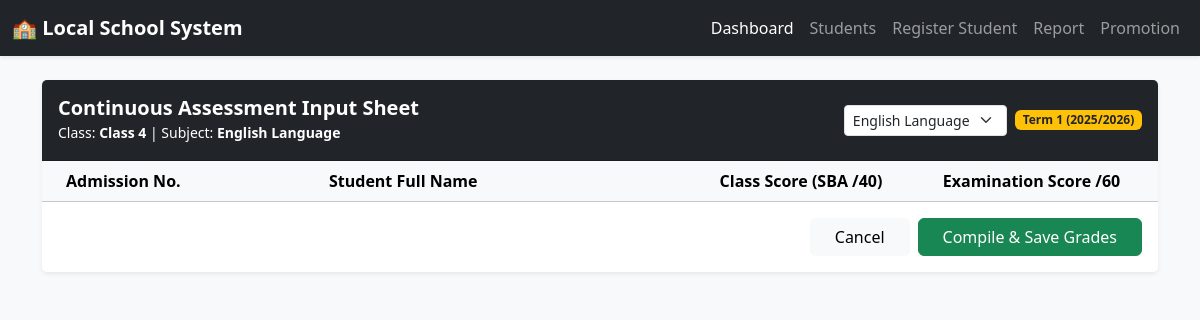
Page /grades/entry/2/1/ (signed in) on the earlier database version.
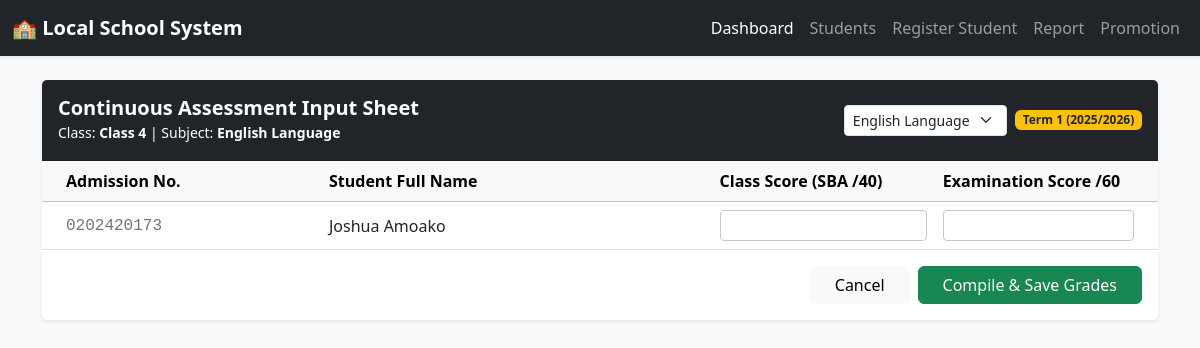
Same page on the later database version.
### sis/models.py (models this page shows, shortened)
class Student(models.Model):
    GENDER_CHOICES = [('Male', 'Male'), ('Female', 'Female')]
    STATUS_CHOICES = [('Day', 'Day'), ('Boarder', 'Boarder')]
    LIVING_WITH_CHOICES = [('Mother', 'Mother'), ('Father', 'Father'), ('Both', 'Both')]
    admission_number = models.CharField(max_length=50, unique=True)
    first_name = models.CharField(max_length=100)
    last_name = models.CharField(max_length=100)
    dob = models.DateField(verbose_name='Date of Birth')
    date_of_admission = models.DateField(default=date.today)
    gender = models.CharField(max_length=10, choices=GENDER_CHOICES)
    status = models.CharField(max_length=10, choices=STATUS_CHOICES)
    living_with = models.CharField(max_length=10, choices=LIVING_WITH_CHOICES, default='Both')
    previous_school_attended = models.CharField(max_length=255, default='N/A')
    father = models.ForeignKey(Parent, on_delete=models.SET_NULL, null=True, blank=True, related_name='father_of')
    mother = models.ForeignKey(Parent, on_delete=models.SET_NULL, null=True, blank=True, related_name='mother_of')

### sis/views.py (the view, shortened to what this page needs)
# urls.py: path('grades/entry/<int:class_id>/<int:subject_id>/', bulk_grade_entry_view, name='bulk_grade_entry'),
@login_required
def bulk_grade_entry_view(request, class_id, subject_id):
    if not _is_staff_or_admin(request.user):
        raise PermissionDenied
    classroom = ClassRoom.objects.get(pk=class_id)
    students = Student.objects.filter(enrollments__classroom=classroom).distinct()
    subjects = Subject.objects.all().order_by('subject_name')
    if subject_id:
        subject = Subject.objects.filter(pk=subject_id).first()
    else:
        subject = subjects.first()
    current_term = 1
    current_academic_year = "2025-2026"
    student_marks_matrix = []
    for student in students:
        existing_assessment = SubjectAssessment.objects.filter(
            student=student, subject=subject, term=current_term, academic_year=current_academic_year
        ).first()
        student_marks_matrix.append({
            'student': student,
            'existing_class_score': existing_assessment.class_score if existing_assessment else "",
            'existing_exam_score': existing_assessment.exam_score if existing_assessment else ""
        })
    context = {
        'classroom': classroom,
        'subject': subject,
        'subjects': subjects,
        'matrix': student_marks_matrix
    }
    return render(request, 'sis/bulk_grade_entry.html', context)

### sis/views.py (called while the page is built)
def _is_staff_or_admin(user):
    return user.is_active and (user.is_superuser or user.is_staff or hasattr(user, 'staff_profile'))

### sis/templates/sis/bulk_grade_entry.html (shortened to what this page needs)
{% extends 'sis/base.html' %}
{% block content %}
<div class="card shadow-sm border-0">
    <div class="card-header bg-dark text-white py-3 d-flex justify-content-between align-items-center">
        <div>
            <h5 class="mb-0 fw-bold">Continuous Assessment Input Sheet</h5>
            <small class="text-light-50">Class: <strong>{{ classroom.class_name }}</strong> | Subject: <strong>{% if subject %}{{ subject.subject_name }}{% else %}None selected{% endif %}</strong></small>
        </div>
        <div class="d-flex align-items-center gap-2">
            {% if subjects %}
            <select class="form-select form-select-sm" onchange="window.location.href=this.value">
                {% for item in subjects %}
                <option value="{% url 'bulk_grade_entry' class_id=classroom.id subject_id=item.id %}" {% if subject and subject.id == item.id %}selected{% endif %}>{{ item.subject_name }}</option>
                {% endfor %}
            </select>
            {% endif %}
            <span class="badge bg-warning text-dark fw-bold">Term 1 (2025/2026)</span>
        </div>
    </div>
    <div class="card-body p-0">
        <form method="POST">
            <div class="table-responsive">
                <table class="table table-hover align-middle mb-0">
                    <thead class="table-light">
                        <tr>
                            <th class="ps-4" style="width: 25%;">Admission No.</th>
                            <th style="width: 35%;">Student Full Name</th>
                            <th style="width: 20%;">Class Score (SBA /40)</th>
                            <th class="pe-4" style="width: 20%;">Examination Score /60</th>
                        </tr>
                    </thead>
                    <tbody>
                        {% for row in matrix %}
                        <tr>
                            <td class="ps-4 font-monospace text-secondary">{{ row.student.admission_number }}</td>
                            <td class="fw-medium text-dark">{{ row.student.first_name }} {{ row.student.last_name }}</td>
                            <td>
                                <input type="number" name="class_score_{{ row.student.id }}"
                                       class="form-control form-control-sm border-secondary-subtle"
                                       step="0.01" min="0" max="40" value="{{ row.existing_class_score }}">
                            </td>
                            <td class="pe-4">
                                <input type="number" name="exam_score_{{ row.student.id }}"
                                       class="form-control form-control-sm border-secondary-subtle"
                                       step="0.01" min="0" max="60" value="{{ row.existing_exam_score }}">
                            </td>
                        </tr>
                        {% endfor %}
                    </tbody>
                </table>
            </div>
            <div class="card-footer bg-white py-3 d-flex justify-content-end gap-2 border-top-0">
                <a href="{% url 'student_list' %}" class="btn btn-light px-4">Cancel</a>
                <button type="submit" class="btn btn-success px-4">Compile & Save Grades</button>
            </div>
        </form>
    </div>
</div>
{% endblock %}

Differences in the rows shown:
added Student: student.admission_number "0202420173", student.first_name "Joshua", student.last_name "Amoako"
